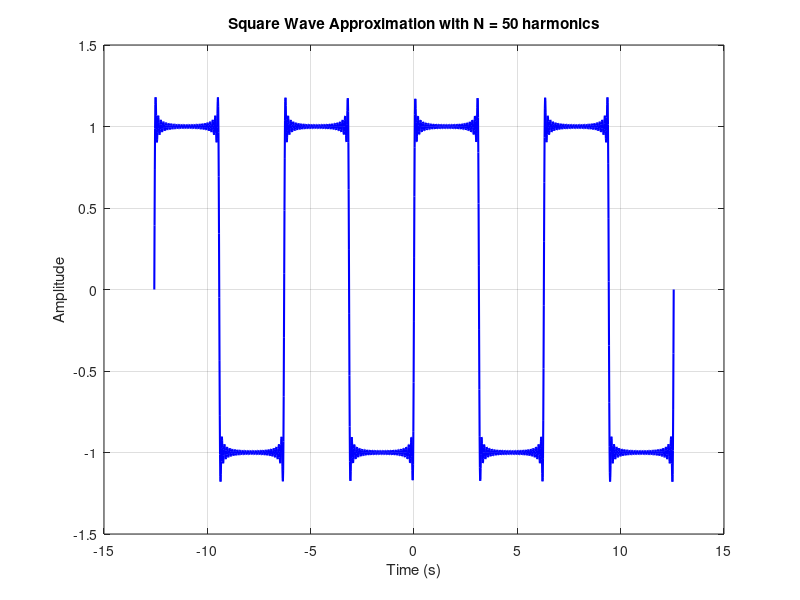

The MATLAB source for this figure:
% Square Wave Approximation using Fourier Series
 clc; 
clear;
 close all;
 % Parameters
 T = 2*pi;  % Period %
 w0 = 2*pi/T;    % Fundamental frequency
t = linspace(-2*T, 2*T, 2000);  % Time axis
 % Fourier Series Approximation 
N = 50; % Number of harmonics 
x_approx = zeros(size(t));
 for k = 1:2:N % only odd harmonics
 x_approx = x_approx + (4/pi)*(1/k)*sin(k*w0*t);
 end 
% Plot 
plot(t, x_approx, 'b', 'LineWidth', 1.5);
 xlabel('Time (s)'); 
ylabel('Amplitude'); 
title(['Square Wave Approximation with N = ' num2str(N) ' harmonics']); 
grid on;
 ylim([-1.5 1.5]);
